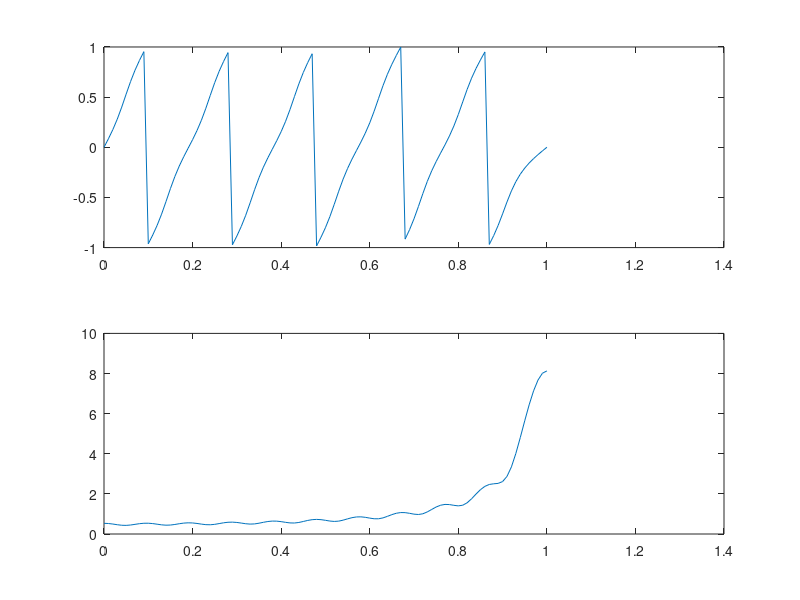

Source code (MATLAB):
clear;clc;close all

n1 = 0;
n2 = 100;
M = n2 - n1;
k = [n1:n2];
w = (pi/100)*k;

n = [-10:10];
x = (-0.9).^n;

%X = x * (exp(-j*pi/100)).^(n'*k);
X = x * (exp(-j*pi/100.*(n'*k)));

magX = abs(X); angX = angle(X);

subplot(2,1,1); plot(w/pi,angX/pi);
subplot(2,1,2); plot(w/pi, magX/pi);
